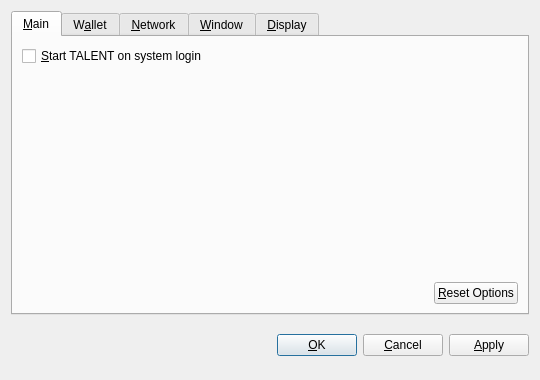
<?xml version="1.0" encoding="UTF-8"?>
<ui version="4.0">
 <class>OptionsDialog</class>
 <widget class="QDialog" name="OptionsDialog">
  <property name="geometry">
   <rect>
    <x>0</x>
    <y>0</y>
    <width>540</width>
    <height>380</height>
   </rect>
  </property>
  <property name="windowTitle">
   <string>Options</string>
  </property>
  <property name="modal">
   <bool>true</bool>
  </property>
  <layout class="QVBoxLayout" name="verticalLayout">
   <item>
    <widget class="QTabWidget" name="tabWidget">
     <property name="tabPosition">
      <enum>QTabWidget::North</enum>
     </property>
     <property name="currentIndex">
      <number>0</number>
     </property>
     <widget class="QWidget" name="tabMain">
      <attribute name="title">
       <string>&amp;Main</string>
      </attribute>
      <layout class="QVBoxLayout" name="verticalLayout_Main">
       <item>
        <widget class="QCheckBox" name="bitcoinAtStartup">
         <property name="toolTip">
          <string>Automatically start TALENT after logging in to the system.</string>
         </property>
         <property name="text">
          <string>&amp;Start TALENT on system login</string>
         </property>
        </widget>
       </item>
       <item>
        <spacer name="verticalSpacer_Main">
         <property name="orientation">
          <enum>Qt::Vertical</enum>
         </property>
         <property name="sizeHint" stdset="0">
          <size>
           <width>20</width>
           <height>40</height>
          </size>
         </property>
        </spacer>
       </item>
       <item>
        <layout class="QHBoxLayout" name="horizontalLayout_2_Main">
         <item>
          <spacer name="horizontalSpacer_2_Main">
           <property name="orientation">
            <enum>Qt::Horizontal</enum>
           </property>
           <property name="sizeHint" stdset="0">
            <size>
             <width>40</width>
             <height>20</height>
            </size>
           </property>
          </spacer>
         </item>
         <item>
          <widget class="QPushButton" name="resetButton">
           <property name="toolTip">
            <string>Reset all client options to default.</string>
           </property>
           <property name="text">
            <string>&amp;Reset Options</string>
           </property>
           <property name="autoDefault">
            <bool>false</bool>
           </property>
          </widget>
         </item>
        </layout>
       </item>
      </layout>
     </widget>
     <widget class="QWidget" name="tabWallet">
      <attribute name="title">
       <string>W&amp;allet</string>
      </attribute>
      <layout class="QVBoxLayout" name="verticalLayout_Network">
       <item>
        <widget class="QLabel" name="transactionFeeInfoLabel">
         <property name="text">
          <string>Optional transaction fee per kB that helps make sure your transactions are processed quickly. Most transactions are 1 kB.</string>
         </property>
         <property name="textFormat">
          <enum>Qt::PlainText</enum>
         </property>
         <property name="wordWrap">
          <bool>true</bool>
         </property>
        </widget>
       </item>
       <item>
        <layout class="QHBoxLayout" name="horizontalLayout_1_Main">
         <item>
          <widget class="QLabel" name="transactionFeeLabel">
           <property name="text">
            <string>Pay transaction &amp;fee</string>
           </property>
           <property name="textFormat">
            <enum>Qt::PlainText</enum>
           </property>
           <property name="buddy">
            <cstring>transactionFee</cstring>
           </property>
          </widget>
         </item>
         <item>
          <widget class="BitcoinAmountField" name="transactionFee"/>
         </item>
         <item>
          <spacer name="horizontalSpacer_1_Main">
           <property name="orientation">
            <enum>Qt::Horizontal</enum>
           </property>
           <property name="sizeHint" stdset="0">
            <size>
             <width>40</width>
             <height>20</height>
            </size>
           </property>
          </spacer>
         </item>
        </layout>
       </item>
       <item>
        <widget class="QLabel" name="label">
         <property name="text">
          <string>If you disable the spending of unconfirmed change, the change from a transaction cannot be used until that transaction has at least one confirmation. This also affects how your balance is computed.</string>
         </property>
         <property name="wordWrap">
          <bool>true</bool>
         </property>
        </widget>
       </item>
       <item>
        <widget class="QCheckBox" name="spendZeroConfChange">
         <property name="text">
          <string>Spend unconfirmed change  (experts only)</string>
         </property>
        </widget>
       </item>
       <item>
        <spacer name="verticalSpacer">
         <property name="orientation">
          <enum>Qt::Vertical</enum>
         </property>
         <property name="sizeHint" stdset="0">
          <size>
           <width>20</width>
           <height>40</height>
          </size>
         </property>
        </spacer>
       </item>
      </layout>
     </widget>
     <widget class="QWidget" name="tabNetwork">
      <attribute name="title">
       <string>&amp;Network</string>
      </attribute>
      <layout class="QVBoxLayout" name="verticalLayout_Network">
       <item>
        <widget class="QCheckBox" name="mapPortUpnp">
         <property name="toolTip">
          <string>Automatically open the TALENT client port on the router. This only works when your router supports UPnP and it is enabled.</string>
         </property>
         <property name="text">
          <string>Map port using &amp;UPnP</string>
         </property>
        </widget>
       </item>
       <item>
        <widget class="QCheckBox" name="connectSocks">
         <property name="toolTip">
          <string>Connect to the TALENT network through a SOCKS proxy (e.g. when connecting through Tor).</string>
         </property>
         <property name="text">
          <string>&amp;Connect through SOCKS proxy:</string>
         </property>
        </widget>
       </item>
       <item>
        <layout class="QHBoxLayout" name="horizontalLayout_Network">
         <item>
          <widget class="QLabel" name="proxyIpLabel">
           <property name="text">
            <string>Proxy &amp;IP:</string>
           </property>
           <property name="textFormat">
            <enum>Qt::PlainText</enum>
           </property>
           <property name="buddy">
            <cstring>proxyIp</cstring>
           </property>
          </widget>
         </item>
         <item>
          <widget class="QValidatedLineEdit" name="proxyIp">
           <property name="maximumSize">
            <size>
             <width>140</width>
             <height>16777215</height>
            </size>
           </property>
           <property name="toolTip">
            <string>IP address of the proxy (e.g. 127.0.0.1)</string>
           </property>
          </widget>
         </item>
         <item>
          <widget class="QLabel" name="proxyPortLabel">
           <property name="text">
            <string>&amp;Port:</string>
           </property>
           <property name="textFormat">
            <enum>Qt::PlainText</enum>
           </property>
           <property name="buddy">
            <cstring>proxyPort</cstring>
           </property>
          </widget>
         </item>
         <item>
          <widget class="QLineEdit" name="proxyPort">
           <property name="maximumSize">
            <size>
             <width>55</width>
             <height>16777215</height>
            </size>
           </property>
           <property name="toolTip">
            <string>Port of the proxy (e.g. 9050)</string>
           </property>
          </widget>
         </item>
         <item>
          <widget class="QLabel" name="socksVersionLabel">
           <property name="text">
            <string>SOCKS &amp;Version:</string>
           </property>
           <property name="textFormat">
            <enum>Qt::PlainText</enum>
           </property>
           <property name="buddy">
            <cstring>socksVersion</cstring>
           </property>
          </widget>
         </item>
         <item>
          <widget class="QValueComboBox" name="socksVersion">
           <property name="toolTip">
            <string>SOCKS version of the proxy (e.g. 5)</string>
           </property>
          </widget>
         </item>
         <item>
          <spacer name="horizontalSpacer_Network">
           <property name="orientation">
            <enum>Qt::Horizontal</enum>
           </property>
           <property name="sizeHint" stdset="0">
            <size>
             <width>40</width>
             <height>20</height>
            </size>
           </property>
          </spacer>
         </item>
        </layout>
       </item>
       <item>
        <spacer name="verticalSpacer_Network">
         <property name="orientation">
          <enum>Qt::Vertical</enum>
         </property>
         <property name="sizeHint" stdset="0">
          <size>
           <width>20</width>
           <height>40</height>
          </size>
         </property>
        </spacer>
       </item>
      </layout>
     </widget>
     <widget class="QWidget" name="tabWindow">
      <attribute name="title">
       <string>&amp;Window</string>
      </attribute>
      <layout class="QVBoxLayout" name="verticalLayout_Window">
       <item>
        <widget class="QCheckBox" name="minimizeToTray">
         <property name="toolTip">
          <string>Show only a tray icon after minimizing the window.</string>
         </property>
         <property name="text">
          <string>&amp;Minimize to the tray instead of the taskbar</string>
         </property>
        </widget>
       </item>
       <item>
        <widget class="QCheckBox" name="minimizeOnClose">
         <property name="toolTip">
          <string>Minimize instead of exit the application when the window is closed. When this option is enabled, the application will be closed only after selecting Quit in the menu.</string>
         </property>
         <property name="text">
          <string>M&amp;inimize on close</string>
         </property>
        </widget>
       </item>
       <item>
        <spacer name="verticalSpacer_Window">
         <property name="orientation">
          <enum>Qt::Vertical</enum>
         </property>
         <property name="sizeHint" stdset="0">
          <size>
           <width>20</width>
           <height>40</height>
          </size>
         </property>
        </spacer>
       </item>
      </layout>
     </widget>
     <widget class="QWidget" name="tabDisplay">
      <attribute name="title">
       <string>&amp;Display</string>
      </attribute>
      <layout class="QVBoxLayout" name="verticalLayout_Display">
       <item>
        <layout class="QHBoxLayout" name="horizontalLayout_1_Display">
         <item>
          <widget class="QLabel" name="langLabel">
           <property name="text">
            <string>User Interface &amp;language:</string>
           </property>
           <property name="textFormat">
            <enum>Qt::PlainText</enum>
           </property>
           <property name="buddy">
            <cstring>lang</cstring>
           </property>
          </widget>
         </item>
         <item>
          <widget class="QValueComboBox" name="lang">
           <property name="toolTip">
            <string>The user interface language can be set here. This setting will take effect after restarting TALENT.</string>
           </property>
          </widget>
         </item>
        </layout>
       </item>
       <item>
        <layout class="QHBoxLayout" name="horizontalLayout_2_Display">
         <item>
          <widget class="QLabel" name="unitLabel">
           <property name="text">
            <string>&amp;Unit to show amounts in:</string>
           </property>
           <property name="textFormat">
            <enum>Qt::PlainText</enum>
           </property>
           <property name="buddy">
            <cstring>unit</cstring>
           </property>
          </widget>
         </item>
         <item>
          <widget class="QValueComboBox" name="unit">
           <property name="toolTip">
            <string>Choose the default subdivision unit to show in the interface and when sending coins.</string>
           </property>
          </widget>
         </item>
        </layout>
       </item>
       <item>
        <widget class="QCheckBox" name="displayAddresses">
         <property name="toolTip">
          <string>Whether to show TALENT addresses in the transaction list or not.</string>
         </property>
         <property name="text">
          <string>&amp;Display addresses in transaction list</string>
         </property>
        </widget>
       </item>
       <item>
        <widget class="QCheckBox" name="coinControlFeatures">
         <property name="toolTip">
          <string>Whether to show coin control features or not.</string>
         </property>
         <property name="text">
          <string>Display coin &amp;control features (experts only!)</string>
         </property>
        </widget>
       </item>
       <item>
        <spacer name="verticalSpacer_Display">
         <property name="orientation">
          <enum>Qt::Vertical</enum>
         </property>
         <property name="sizeHint" stdset="0">
          <size>
           <width>20</width>
           <height>40</height>
          </size>
         </property>
        </spacer>
       </item>
      </layout>
     </widget>
    </widget>
   </item>
   <item>
    <layout class="QHBoxLayout" name="horizontalLayout_Buttons">
     <item>
      <spacer name="horizontalSpacer_1">
       <property name="orientation">
        <enum>Qt::Horizontal</enum>
       </property>
       <property name="sizeHint" stdset="0">
        <size>
         <width>40</width>
         <height>48</height>
        </size>
       </property>
      </spacer>
     </item>
     <item>
      <widget class="QLabel" name="statusLabel">
       <property name="font">
        <font>
         <weight>75</weight>
         <bold>true</bold>
        </font>
       </property>
       <property name="text">
        <string/>
       </property>
       <property name="textFormat">
        <enum>Qt::PlainText</enum>
       </property>
       <property name="wordWrap">
        <bool>true</bool>
       </property>
      </widget>
     </item>
     <item>
      <spacer name="horizontalSpacer_2">
       <property name="orientation">
        <enum>Qt::Horizontal</enum>
       </property>
       <property name="sizeHint" stdset="0">
        <size>
         <width>40</width>
         <height>48</height>
        </size>
       </property>
      </spacer>
     </item>
     <item>
      <widget class="QPushButton" name="okButton">
       <property name="text">
        <string>&amp;OK</string>
       </property>
      </widget>
     </item>
     <item>
      <widget class="QPushButton" name="cancelButton">
       <property name="text">
        <string>&amp;Cancel</string>
       </property>
       <property name="autoDefault">
        <bool>false</bool>
       </property>
      </widget>
     </item>
     <item>
      <widget class="QPushButton" name="applyButton">
       <property name="text">
        <string>&amp;Apply</string>
       </property>
       <property name="autoDefault">
        <bool>false</bool>
       </property>
      </widget>
     </item>
    </layout>
   </item>
  </layout>
 </widget>
 <customwidgets>
  <customwidget>
   <class>BitcoinAmountField</class>
   <extends>QSpinBox</extends>
   <header>bitcoinamountfield.h</header>
  </customwidget>
  <customwidget>
   <class>QValueComboBox</class>
   <extends>QComboBox</extends>
   <header>qvaluecombobox.h</header>
  </customwidget>
  <customwidget>
   <class>QValidatedLineEdit</class>
   <extends>QLineEdit</extends>
   <header>qvalidatedlineedit.h</header>
  </customwidget>
 </customwidgets>
 <resources/>
 <connections/>
</ui>
